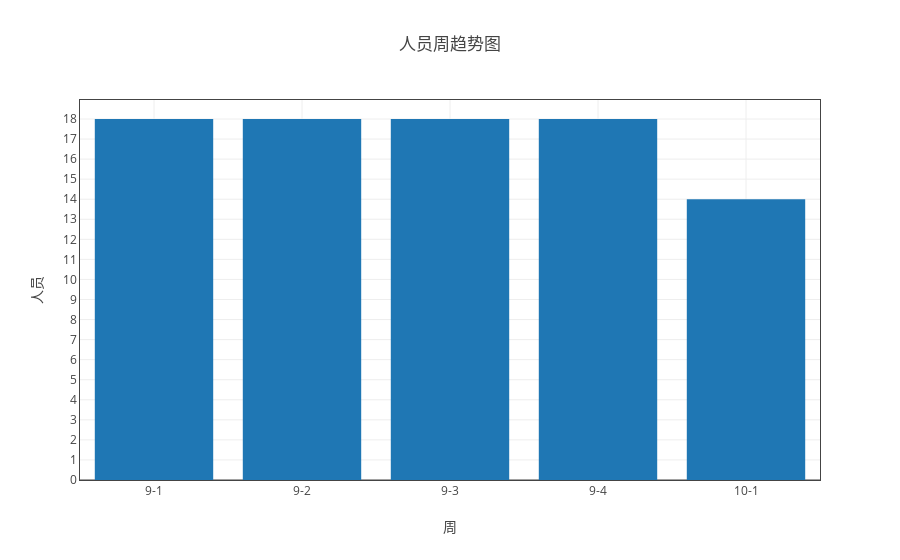

Notebook code for this chart:
### Markdown cell above
## 分析组整体人员情况

### Code cell
ss = myModule.format(all_df1 ,"日期（格式“月-周次”）" ,['人员'])
ss.groupby('count')
myModule.sort_by_index(ss.groupby('count'))
tt = myModule.myPlot(myModule.sort_by_index(ss.groupby('count')))
tt.plot('bar')

### Figure 1 — Plotly figure (JSON) as saved in the notebook; plotly's stock layout.template omitted (floating-point values rounded to 4 significant figures)
{"data": [{"name": "人员", "type": "bar", "uid": "d2202a72-d1b9-11e8-8ddb-a41f72875c19", "x": ["9-1", "9-2", "9-3", "9-4", "10-1"], "y": [18, 18, 18, 18, 14]}], "layout": {"title": "人员周趋势图", "xaxis": {"mirror": "all", "nticks": 20, "showgrid": true, "showline": true, "title": "周", "type": "category", "zeroline": true}, "yaxis": {"mirror": "all", "nticks": 20, "showgrid": true, "showline": true, "title": "人员", "zeroline": true}}}
